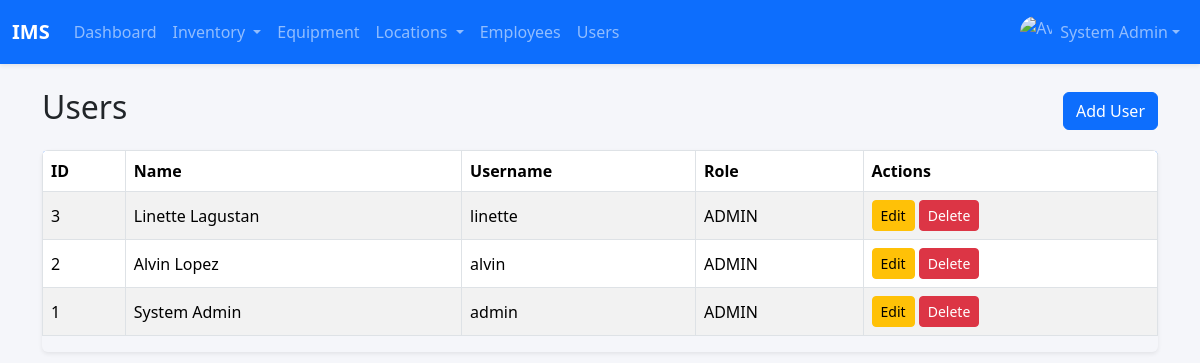
/users.php (signed in), run on the app's committed database.
### tables this page shows
CREATE TABLE `users` (
  `id` int(11) NOT NULL,
  `firstname` varchar(100) DEFAULT NULL,
  `lastname` varchar(100) DEFAULT NULL,
  `username` varchar(80) DEFAULT NULL,
  `password` varchar(255) DEFAULT NULL,
  `avatar` varchar(255) DEFAULT NULL,
  `role` enum('admin','staff') DEFAULT 'staff',
  `created_at` timestamp NOT NULL DEFAULT current_timestamp()
);

### config.php (called while the page is built, shortened)
<?php
$mysqli = new mysqli('localhost', 'root', '', 'inventory_db');
function e($string) {
    return htmlspecialchars($string, ENT_QUOTES, 'UTF-8');
}
function current_user() {
    global $mysqli;
    $uid = intval($_SESSION['user_id']);
    $res = $mysqli->query("SELECT * FROM users WHERE id = $uid LIMIT 1");
    return $res ? $res->fetch_assoc() : null;
}
?>

### users.php (the view, shortened to what this page needs)
<?php
$action = $_GET['action'] ?? 'list';
include 'header.php';
if($action === 'list'):
    $res = $mysqli->query("SELECT id, firstname, lastname, username, role FROM users ORDER BY id DESC");
?>
<div class="container mt-4">
    <div class="d-flex justify-content-between align-items-center mb-3">
        <h2>Users</h2>
        <a href="users.php?action=create" class="btn btn-primary"><i class="bi bi-plus-circle"></i> Add User</a>
    </div>
    <div class="table-responsive shadow-sm rounded">
        <table class="table table-striped table-bordered align-middle">
            <thead class="bg-primary text-white">
                <tr>
                    <th>ID</th>
                    <th>Name</th>
                    <th>Username</th>
                    <th>Role</th>
                    <th>Actions</th>
                </tr>
            </thead>
            <tbody>
                <?php while($r = $res->fetch_assoc()): ?>
                    <tr>
                        <td><?= $r['id'] ?></td>
                        <td><?= e($r['firstname'].' '.$r['lastname']) ?></td>
                        <td><?= e($r['username']) ?></td>
                        <td><?= strtoupper($r['role']) ?></td>
                        <td>
                            <a href="users.php?action=edit&id=<?= $r['id'] ?>" class="btn btn-sm btn-warning">
                                <i class="bi bi-pencil-square"></i> Edit
                            </a>
                            <a href="users.php?action=delete&id=<?= $r['id'] ?>" class="btn btn-sm btn-danger" onclick="return confirm('Delete this user?')">
                                <i class="bi bi-trash"></i> Delete
                            </a>
                        </td>
                    </tr>
                <?php endwhile; ?>
            </tbody>
        </table>
    </div>
</div>
<?php
exit;
endif;
?>

### header.php (shortened to what this page needs)
<?php
require_once 'config.php';
?>
<!DOCTYPE html>
<html lang="en">
<head>
    <link href="https://cdn.jsdelivr.net/npm/bootstrap@5.3.2/dist/css/bootstrap.min.css" rel="stylesheet">
</head>
<body>
<?php
$u = current_user();
?>
<nav class="navbar navbar-expand-lg navbar-dark bg-primary mb-4 shadow-sm">
    <div class="container-fluid">
        <a class="navbar-brand fw-bold" href="dashboard.php">IMS</a>
        <div class="collapse navbar-collapse" id="mainNavbar">
            <ul class="navbar-nav me-auto mb-2 mb-lg-0">
                <li class="nav-item">
                    <a class="nav-link" href="dashboard.php">Dashboard</a>
                </li>
                <li class="nav-item dropdown">
                    <a class="nav-link dropdown-toggle" href="#" role="button" data-bs-toggle="dropdown">
                        Inventory
                    </a>
                </li>
                <li class="nav-item">
                    <a class="nav-link" href="equipment.php">Equipment</a>
                </li>
                <?php if($u['role'] === 'admin'): ?>
                <li class="nav-item dropdown">
                    <a class="nav-link dropdown-toggle" href="#" role="button" data-bs-toggle="dropdown">
                        Locations
                    </a>
                </li>
                <li class="nav-item">
                    <a class="nav-link" href="employees.php">
                        <i class="fas fa-users"></i> Employees
                    </a>
                </li>
                <li class="nav-item">
                    <a class="nav-link" href="users.php">Users</a>
                </li>
                <?php endif; ?>
            </ul>
            <ul class="navbar-nav ms-auto">
                <li class="nav-item dropdown">
                    <a class="nav-link dropdown-toggle d-flex align-items-center" href="#" data-bs-toggle="dropdown">
                        <img src="<?= !empty($u['avatar']) ? 'uploads/avatars/'.$u['avatar'] : 'assets/img/default-avatar.png' ?>"
                             alt="Avatar"
                             class="rounded-circle me-2"
                             style="width: 32px; height: 32px; object-fit: cover;">
                        <span><?= e($u['firstname'].' '.$u['lastname']) ?></span>
                    </a>
                </li>
            </ul>
        </div>
    </div>
</nav>
</body>
</html>

### header.php (style rules this page uses)
body { background: #f5f6fa; }

### data on the page
users: firstname+lastname "System Admin", id "1", username "admin", role "ADMIN"
users: id "3", firstname+lastname "Linette Lagustan", username "linette", role "ADMIN"
users: id "2", firstname+lastname "Alvin Lopez", username "alvin", role "ADMIN"
